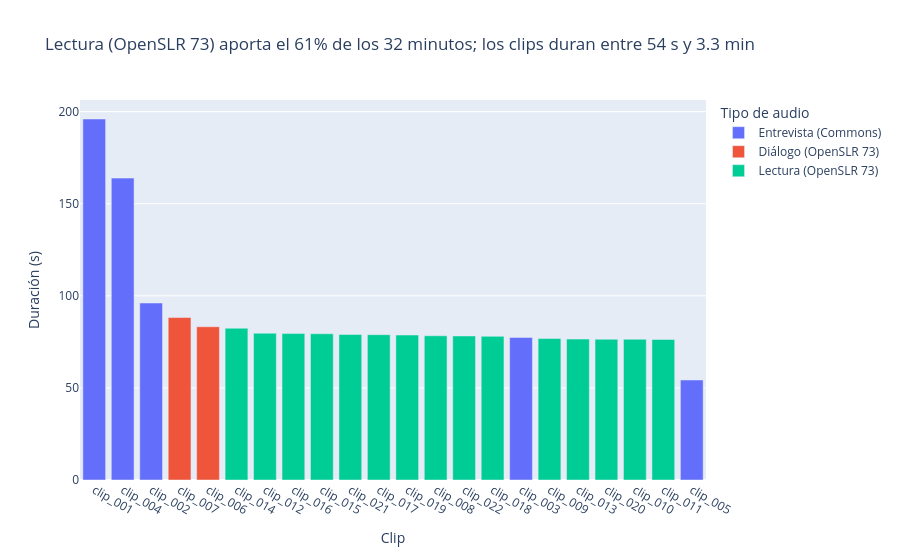

The notebook cell this image was saved under:
### Code cell
minutos_por_tipo = clips.groupby("tipo_audio").duracion_seg.sum().div(60)
principal = minutos_por_tipo.idxmax()
titulo = (f"{principal} aporta el {minutos_por_tipo.max() / minutos_por_tipo.sum():.0%} de los "
          f"{minutos_por_tipo.sum():.0f} minutos; los clips duran entre {clips.duracion_seg.min():.0f} s "
          f"y {clips.duracion_seg.max() / 60:.1f} min")

grafico = px.bar(clips.sort_values("duracion_seg", ascending=False), x="id", y="duracion_seg", color="tipo_audio",
                 hover_data=["descripcion", "n_hablantes"], title=titulo,
                 labels={"id": "Clip", "duracion_seg": "Duración (s)", "tipo_audio": "Tipo de audio"})
grafico.update_xaxes(categoryorder="total descending")
grafico.show()

### Figure 1 — Plotly figure (JSON) as saved in the notebook; plotly's stock layout.template omitted (floating-point values rounded to 4 significant figures)
{"data": [{"customdata": [["entrevista en Perú (1)", 1], ["entrevista en Perú (4)", 1], ["entrevista en Perú (2)", 1], ["entrevista en Perú (3)", 1], ["entrevista en una marcha", 1]], "hovertemplate": "Tipo de audio=Entrevista (Commons)<br>Clip=%{x}<br>Duración (s)=%{y}<br>descripcion=%{customdata[0]}<br>n_hablantes=%{customdata[1]}<extra></extra>", "legendgroup": "Entrevista (Commons)", "marker": {"color": "#636efa", "pattern": {"shape": ""}}, "name": "Entrevista (Commons)", "orientation": "v", "showlegend": true, "textposition": "auto", "type": "bar", "x": ["clip_001", "clip_004", "clip_002", "clip_003", "clip_005"], "xaxis": "x", "y": [196.0, 163.9, 96.1, 77.4, 54.3], "yaxis": "y"}, {"customdata": [["Diálogo armado: frases intercaladas de pef_01523 y pem_00610", 2], ["Diálogo armado: frases intercaladas de pef_02484 y pem_06136", 2]], "hovertemplate": "Tipo de audio=Diálogo (OpenSLR 73)<br>Clip=%{x}<br>Duración (s)=%{y}<br>descripcion=%{customdata[0]}<br>n_hablantes=%{customdata[1]}<extra></extra>", "legendgroup": "Diálogo (OpenSLR 73)", "marker": {"color": "#EF553B", "pattern": {"shape": ""}}, "name": "Diálogo (OpenSLR 73)", "orientation": "v", "showlegend": true, "textposition": "auto", "type": "bar", "x": ["clip_007", "clip_006"], "xaxis": "x", "y": [88.2, 83.2], "yaxis": "y"}, {"customdata": [["Lectura: 11 frases de una mujer (pef_02436)", 1], ["Lectura: 12 frases de una mujer (pef_07508)", 1], ["Lectura: 8 frases de una mujer (pef_06136)", 1], ["Lectura: 10 frases de un hombre (pem_08784)", 1], ["Lectura: 12 frases de un hombre (pem_09697)", 1], ["Lectura: 13 frases de un hombre (pem_03349)", 1], ["Lectura: 15 frases de un hombre (pem_05223)", 1], ["Lectura: 14 frases de una mujer (pef_00610)", 1], ["Lectura: 12 frases de una mujer (pef_03034)", 1], ["Lectura: 12 frases de una mujer (pef_03349)", 1], ["Lectura: 11 frases de un hombre (pem_03034)", 1], ["Lectura: 12 frases de un hombre (pem_08421)", 1], ["Lectura: 10 frases de una mujer (pef_09334)", 1], ["Lectura: 12 frases de una mujer (pef_01208)", 1], ["Lectura: 13 frases de un hombre (pem_01208)", 1]], "hovertemplate": "Tipo de audio=Lectura (OpenSLR 73)<br>Clip=%{x}<br>Duración (s)=%{y}<br>descripcion=%{customdata[0]}<br>n_hablantes=%{customdata[1]}<extra></extra>", "legendgroup": "Lectura (OpenSLR 73)", "marker": {"color": "#00cc96", "pattern": {"shape": ""}}, "name": "Lectura (OpenSLR 73)", "orientation": "v", "showlegend": true, "textposition": "auto", "type": "bar", "x": ["clip_014", "clip_012", "clip_016", "clip_015", "clip_021", "clip_017", "clip_019", "clip_008", "clip_022", "clip_018", "clip_009", "clip_013", "clip_020", "clip_010", "clip_011"], "xaxis": "x", "y": [82.4, 79.7, 79.5, 79.4, 79.0, 78.9, 78.7, 78.3, 78.2, 78.0, 76.8, 76.5, 76.4, 76.4, 76.3], "yaxis": "y"}], "layout": {"barmode": "relative", "legend": {"title": {"text": "Tipo de audio"}, "tracegroupgap": 0}, "title": {"text": "Lectura (OpenSLR 73) aporta el 61% de los 32 minutos; los clips duran entre 54 s y 3.3 min"}, "xaxis": {"anchor": "y", "categoryorder": "total descending", "domain": [0, 1], "title": {"text": "Clip"}}, "yaxis": {"anchor": "x", "domain": [0, 1], "title": {"text": "Duración (s)"}}}}
